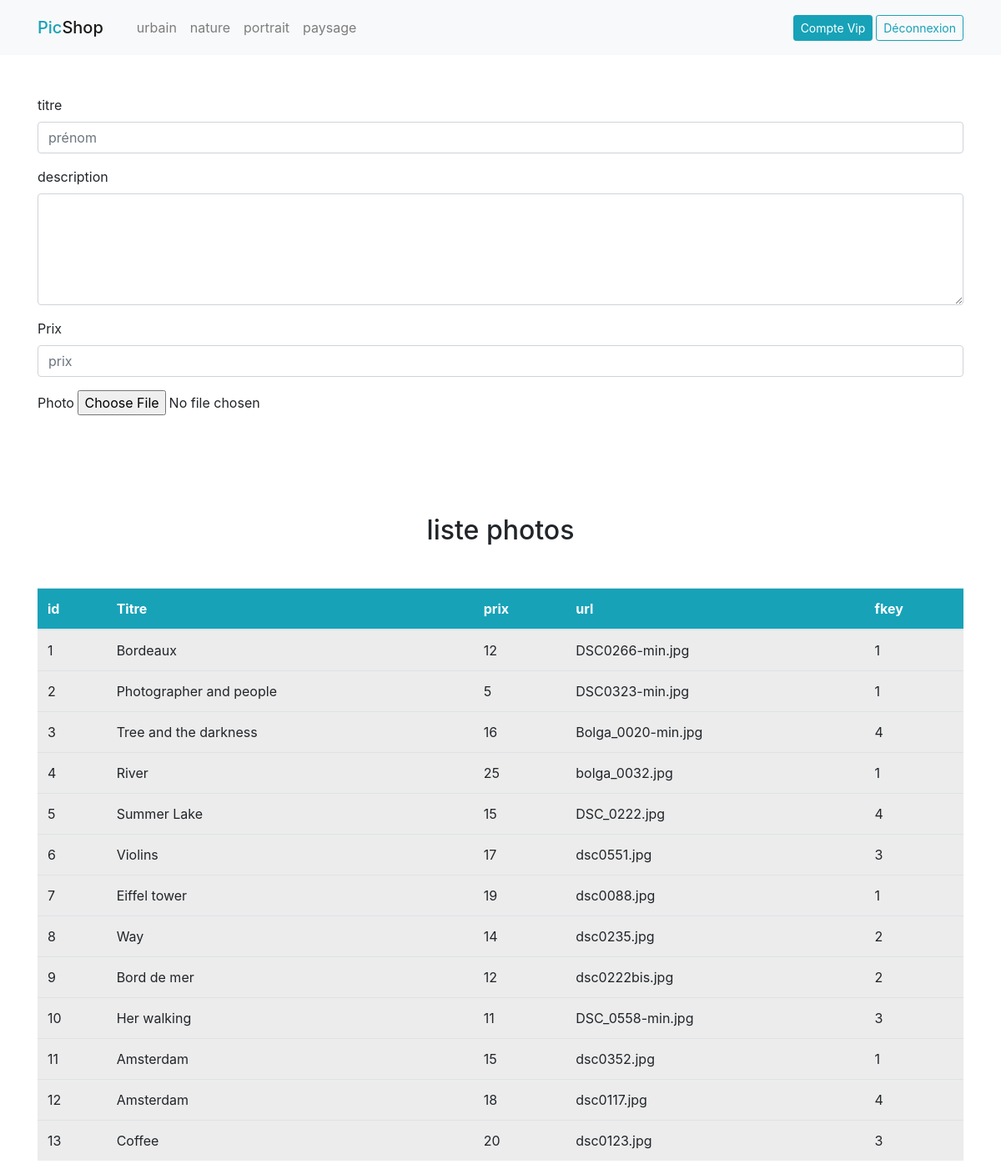
/page-admin.php (signed in), run on the app's committed database.
### tables this page shows
CREATE TABLE `categorie` (
  `pk_id` int(11) NOT NULL,
  `nom` varchar(45) NOT NULL
);

CREATE TABLE `photo` (
  `pkid` int(4) NOT NULL,
  `titre` varchar(50) NOT NULL,
  `description` varchar(500) NOT NULL,
  `prix` float NOT NULL,
  `url` varchar(100) NOT NULL,
  `fk` int(11) NOT NULL
);

### include/fonctions.php (called while the page is built, shortened)
<?php
function isUserConnected(){
    return isset($_SESSION['user']);
}
function getUserFullName(){
    if(isUserConnected()){
        return $_SESSION['user']['prenom'] . ' ' . $_SESSION['user']['nom'];
    }
}

### page-admin.php (the view)
 <?php
    require_once __DIR__ . '/include/init.php';
    include __DIR__ . '/layout/top.php';
    $query = 'SELECT * FROM photo';
    $stmt = $pdo->query($query);
    $photos = $stmt->fetchAll();
?>
 <div class="container">
     <div class="row">
         <div class="col-12 mt-5">
             <form method="post">
                <div class="form-group">
                    <label>titre</label>
                    <input name="titre" value="<?= $titre ?>" type="text" class="form-control" placeholder="prénom">
                </div>
                <div class="form-group">
                    <label>description</label>
                    <textarea rows="5"  name="desc" value="<?= $desc ?>" type="text" class="form-control"></textarea>
                </div>
                <div class="form-group">
                    <label>Prix</label>
                    <input name="prix" value="<?= $prix ?>" type="text" class="form-control" placeholder="prix">
                </div>
                <div class="form-group">
		            <label>Photo</label>
		            <input type="file" name="photo">
	            </div>
             </form>
         </div>
         <div class="col-12 mt-5">
             <h2 class="text-center">liste photos</h2>
             <table class="table table-borderless table-active">
                <thead class="bg-info text-white">
                    <tr>
                        <th scope="col">id</th>
                        <th scope="col">Titre</th>
                        <th scope="col">prix</th>
                        <th scope="col">url</th>
                        <th scope="col">fkey</th>
                    </tr>
                </thead>
                <tbody>
                    <?php
                        foreach ($photos as $photo) :
                    ?>
                    <tr>
                        <td><?= $photo['pkid']; ?></td>
                        <td><?= $photo['titre']; ?></td>
                        <td><?= $photo['prix']; ?></td>
                        <td><?= $photo['url']; ?></td>
                        <td><?= $photo['fk']; ?></td>
                    </tr>
                    <?php
                        endforeach;
                    ?>
                </tbody>
            </table>
         </div>
     </div>
 </div>

### layout/top.php (shortened to what this page needs)
<!doctype html>
<html lang="fr">
  <head>
    <link rel="stylesheet" href="https://maxcdn.bootstrapcdn.com/bootstrap/4.0.0/css/bootstrap.min.css">
    <link rel="stylesheet" href="css/picshop.css">
  </head>
  <body>
  <?php
    require_once __DIR__ . '/../include/init.php';
    $query = 'SELECT * FROM categorie';
    $stmt = $pdo->query($query);
    $categories = $stmt->fetchAll();
  ?>
    <header>
      <nav class="navbar navbar-expand-lg navbar-light bg-light">
        <div class="container">
          <a class="navbar-brand mb-0 h1 text-info" href="index.php">Pic<span class="navbar-brand mb-0 h1">Shop</span></a>
          <div class="collapse navbar-collapse" id="navbarSupportedContent">
            <ul class="navbar-nav mr-auto">
              <?php
                foreach($categories as $categorie) :
              ?>
              <li class="nav-item">
                <a class="nav-link" href="categorie.php?id=<?= $categorie['id']; ?>"><?= $categorie['nom']; ?></a>
              </li>
              <?php
                endforeach;
              ?>
            </ul>
            <div class="form-inline my-2 my-lg-0">
              <?php
                if(isUserConnected()) :
              ?>
              <a class="btn btn-info btn-sm my-2 my-sm-0" href="#"><?= getUserFullName(); ?></a>
              <form method="post">
                <div class="form-group">
                  <button class="btn btn-sm btn-outline-info ml-1" name="deco" href="#">Déconnexion</button>
                </div>
              </form>
              <?php
                else :
              ?>
              <a class="nav-link text-info" href="connexion.php">connexion</a>
              <a class="btn btn-info btn-sm my-2 my-sm-0" href="inscription.php">Inscription</a>
              <?php
                endif;
              ?>
            </div>
          </div>
        </div>
      </nav>
    </header>
<div class="container-fluid" style="padding:0; overflow:hidden">

### css/picshop.css (style rules this page uses)
h1, h2 { margin: 50px 0; }

### data on the page
categorie: nom "urbain"
categorie: nom "nature"
categorie: nom "portrait"
categorie: nom "paysage"
photo: pkid "1", titre "Bordeaux", prix "12", url "DSC0266-min.jpg", fk "1"
photo: pkid "2", titre "Photographer and people", prix "5", url "DSC0323-min.jpg", fk "1"
photo: pkid "3", titre "Tree and the darkness", prix "16", url "Bolga_0020-min.jpg", fk "4"
photo: pkid "4", titre "River", prix "25", url "bolga_0032.jpg", fk "1"
photo: pkid "5", titre "Summer Lake", prix "15", url "DSC_0222.jpg", fk "4"
photo: pkid "6", titre "Violins", prix "17", url "dsc0551.jpg", fk "3"
photo: pkid "7", titre "Eiffel tower", prix "19", url "dsc0088.jpg", fk "1"
photo: pkid "8", titre "Way", prix "14", url "dsc0235.jpg", fk "2"
photo: pkid "9", titre "Bord de mer", prix "12", url "dsc0222bis.jpg", fk "2"
photo: pkid "10", titre "Her walking", prix "11", url "DSC_0558-min.jpg", fk "3"
photo: pkid "11", titre "Amsterdam", prix "15", url "dsc0352.jpg", fk "1"
photo: pkid "12", titre "Amsterdam", prix "18", url "dsc0117.jpg", fk "4"
photo: pkid "13", titre "Coffee", prix "20", url "dsc0123.jpg", fk "3"

### other printed values
getUserFullName() "Compte Vip"
